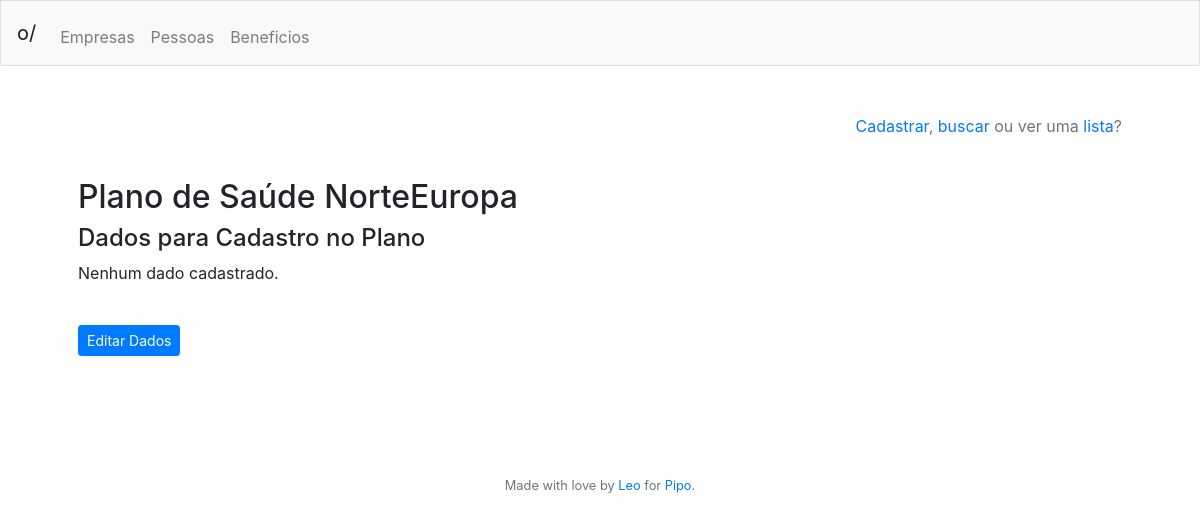
Page /beneficios/perfil/1 (signed in) on the earlier database version.
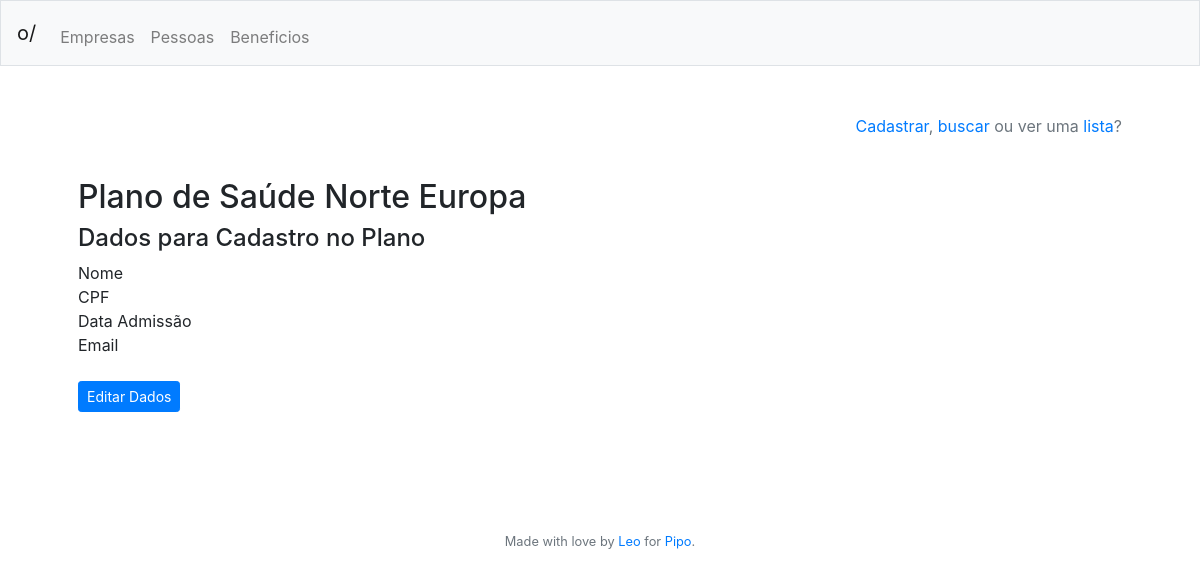
Same page on the later database version.
### tables this page shows
CREATE TABLE beneficio
	(id INTEGER NOT NULL PRIMARY KEY AUTOINCREMENT,
	nome VARCHAR(255) NOT NULL,
	timestamp DATETIME DEFAULT CURRENT_TIMESTAMP);

CREATE TABLE tipo_de_dado
	(id INTEGER NOT NULL PRIMARY KEY AUTOINCREMENT,
	nome VARCHAR(100) NOT NULL);

### app.py (the view)
@app.route("/beneficios/perfil/<id_beneficio>", methods=["GET"])
@login_required
def beneficiosperfil(id_beneficio):
	return render_template("beneficiosperfil.html", header = get_header(session),
								perfil = get_perfil_beneficio(id_beneficio))

### app.py (called while the page is built)
@app.after_request
def after_request(response):
    response.headers["Cache-Control"] = "no-cache, no-store, must-revalidate"
    response.headers["Expires"] = 0
    response.headers["Pragma"] = "no-cache"
    return response

@app.teardown_request
def remove_session(ex=None):
    db.remove()

def login_required(f):
    @wraps(f)
    def decorated_function(*args, **kwargs):
        if session.get("id_usuario") is None:
            return redirect("/login")
        return f(*args, **kwargs)
    return decorated_function

def get_header(session):
	try:
		header = {"nome": session["nome"],
					"empresa": session["empresa"],
					"admin": get_admin_title(session["admin"]),
					"id_usuario": session["id_usuario"]}
	except:
		header = {"nome": "",
					"empresa": "",
					"admin": "",
					"id_usuario": ""}
	return header

### templates/beneficiosperfil.html
{% extends "layout.html" %}
{% block main %}
	<p align="right" class="text-muted"><a href="/beneficios/cadastro">Cadastrar</a>, <a href="/beneficios/busca">buscar</a> ou ver uma <a href="/beneficios/lista">lista</a>?</p>
	<br>
	<h2>{{ perfil["nome"] }}</h2>
	<h4>Dados para Cadastro no Plano</h4>
	{% if perfil["dados"]|length %}
		{% for dado in perfil["dados"] %}
			{{ dado['nome'] }}<br>
		{% endfor %}
	{% else %}
		<p>Nenhum dado cadastrado.</p>
	{% endif %}
	<br>
	<a href="/beneficios/editar/{{ perfil['id'] }}" class="btn btn-primary btn-sm">Editar Dados</a>
	<br>
{% endblock %}

Differences in the rows shown:
changed beneficio: nome "Plano de Saúde NorteEuropa" → "Plano de Saúde Norte Europa"
now on this page (row unchanged): tipo_de_dado: nome "Nome"
now on this page (row unchanged): tipo_de_dado: nome "CPF"
now on this page (row unchanged): tipo_de_dado: nome "Data Admissão"
now on this page (row unchanged): tipo_de_dado: nome "Email"
Other differences:
text no longer shown: "Nenhum dado cadastrado."
